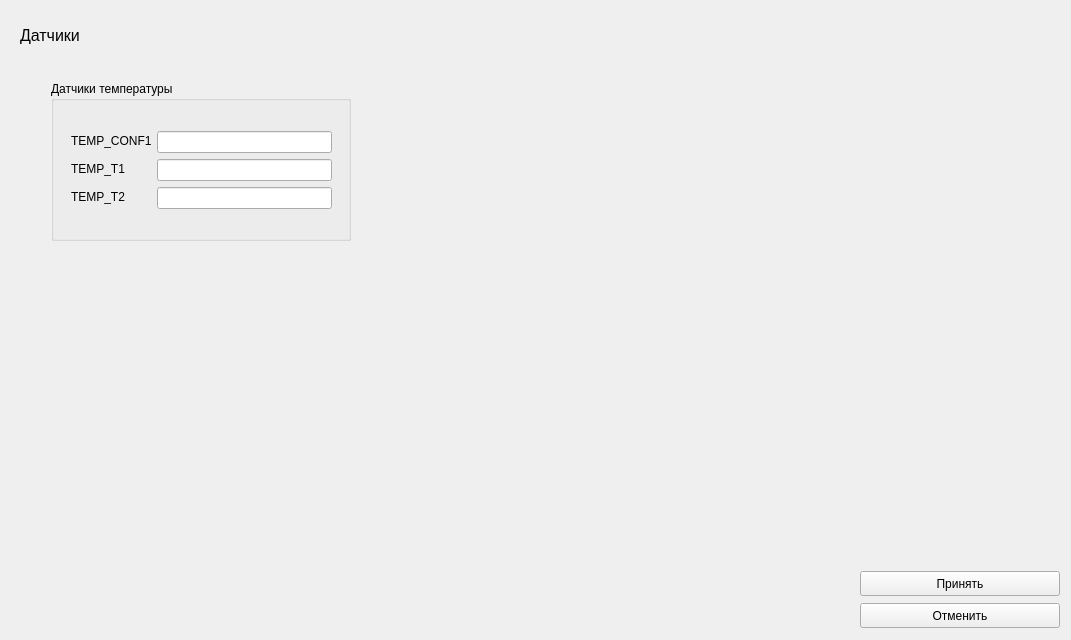
        <widget class="QWidget" name="page_11">
         <widget class="QLabel" name="label_154">
          <property name="geometry">
           <rect>
            <x>20</x>
            <y>20</y>
            <width>101</width>
            <height>31</height>
           </rect>
          </property>
          <property name="font">
           <font>
            <pointsize>12</pointsize>
           </font>
          </property>
          <property name="text">
           <string>Датчики</string>
          </property>
         </widget>
         <widget class="QGroupBox" name="groupBox_76">
          <property name="geometry">
           <rect>
            <x>51</x>
            <y>81</y>
            <width>300</width>
            <height>160</height>
           </rect>
          </property>
          <property name="minimumSize">
           <size>
            <width>300</width>
            <height>160</height>
           </size>
          </property>
          <property name="maximumSize">
           <size>
            <width>300</width>
            <height>160</height>
           </size>
          </property>
          <property name="title">
           <string>Датчики температуры</string>
          </property>
          <widget class="QWidget" name="layoutWidget_57">
           <property name="geometry">
            <rect>
             <x>20</x>
             <y>50</y>
             <width>261</width>
             <height>91</height>
            </rect>
           </property>
           <layout class="QFormLayout" name="formLayout_62">
            <item row="0" column="0">
             <widget class="QLabel" name="label_155">
              <property name="minimumSize">
               <size>
                <width>80</width>
                <height>20</height>
               </size>
              </property>
              <property name="maximumSize">
               <size>
                <width>80</width>
                <height>20</height>
               </size>
              </property>
              <property name="text">
               <string>TEMP_CONF1</string>
              </property>
             </widget>
            </item>
            <item row="0" column="1">
             <widget class="QLineEdit" name="tempConf1LE_2"/>
            </item>
            <item row="1" column="0">
             <widget class="QLabel" name="label_156">
              <property name="minimumSize">
               <size>
                <width>80</width>
                <height>20</height>
               </size>
              </property>
              <property name="maximumSize">
               <size>
                <width>80</width>
                <height>20</height>
               </size>
              </property>
              <property name="text">
               <string>TEMP_T1</string>
              </property>
             </widget>
            </item>
            <item row="1" column="1">
             <widget class="QLineEdit" name="tempT1LE_2"/>
            </item>
            <item row="2" column="0">
             <widget class="QLabel" name="label_157">
              <property name="minimumSize">
               <size>
                <width>80</width>
                <height>20</height>
               </size>
              </property>
              <property name="maximumSize">
               <size>
                <width>80</width>
                <height>20</height>
               </size>
              </property>
              <property name="text">
               <string>TEMP_T2</string>
              </property>
             </widget>
            </item>
            <item row="2" column="1">
             <widget class="QLineEdit" name="tempT2LE_2"/>
            </item>
           </layout>
          </widget>
         </widget>
         <widget class="QWidget" name="verticalLayoutWidget_9">
          <property name="geometry">
           <rect>
            <x>860</x>
            <y>570</y>
            <width>202</width>
            <height>61</height>
           </rect>
          </property>
          <layout class="QVBoxLayout" name="verticalLayout_30">
           <item>
            <widget class="QPushButton" name="aceptTempBtn_2">
             <property name="minimumSize">
              <size>
               <width>200</width>
               <height>25</height>
              </size>
             </property>
             <property name="maximumSize">
              <size>
               <width>200</width>
               <height>25</height>
              </size>
             </property>
             <property name="text">
              <string>Принять</string>
             </property>
            </widget>
           </item>
           <item>
            <widget class="QPushButton" name="cancelTempBtn_2">
             <property name="minimumSize">
              <size>
               <width>200</width>
               <height>25</height>
              </size>
             </property>
             <property name="maximumSize">
              <size>
               <width>200</width>
               <height>25</height>
              </size>
             </property>
             <property name="text">
              <string>Отменить</string>
             </property>
            </widget>
           </item>
          </layout>
         </widget>
        </widget>
